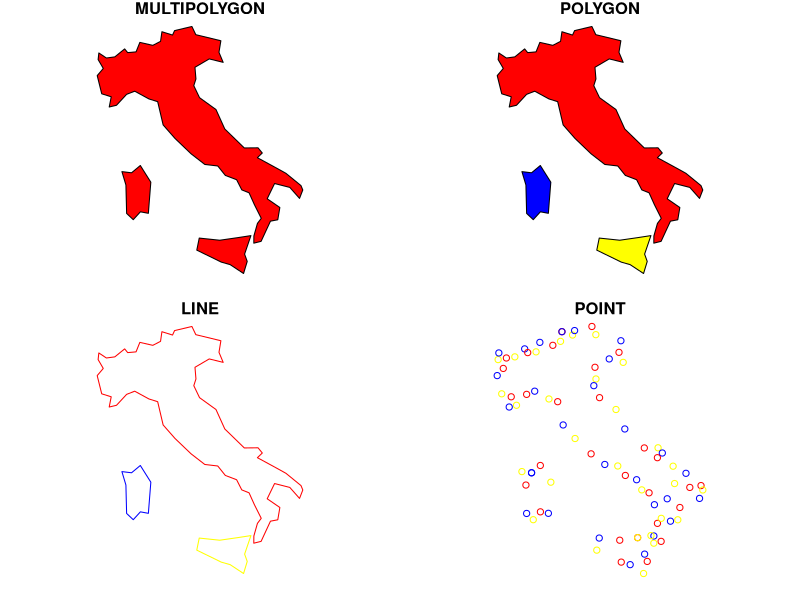
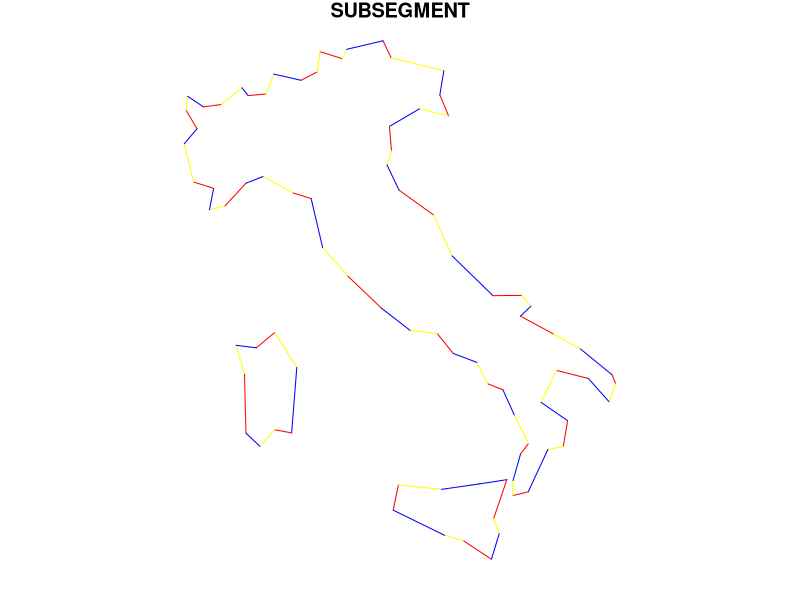
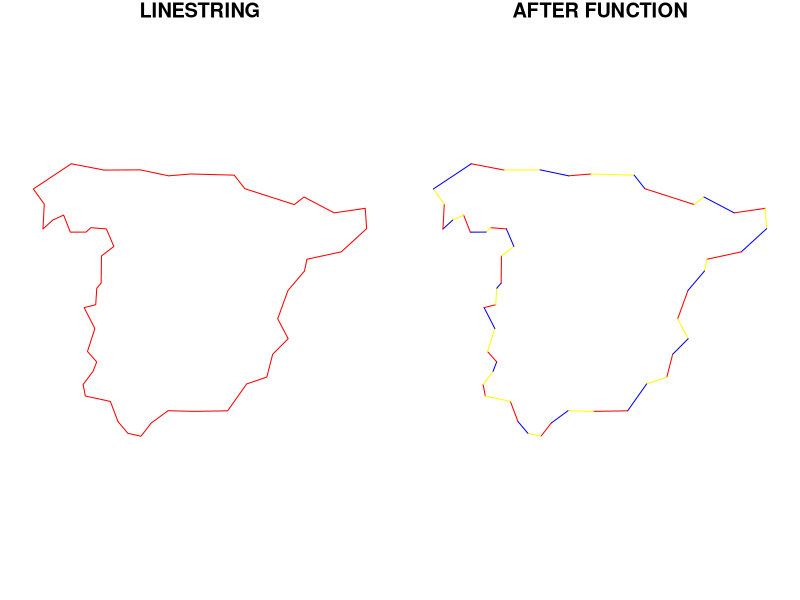
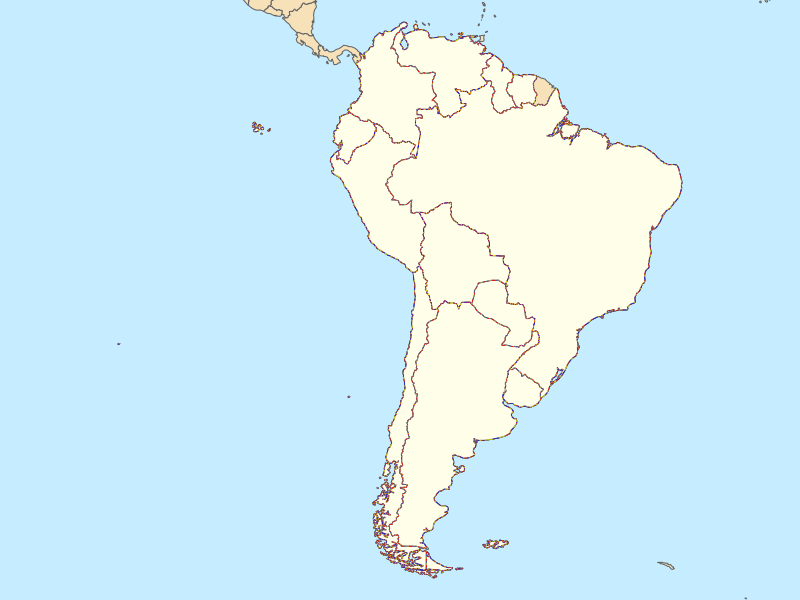

R code for these plots, in order:
## ---- chunk 1
#| label: setup
#| include: false
#| fig-cap: ""
knitr::opts_chunk$set(
  echo = TRUE,
  dev = "ragg_png"
)
knitr::opts_knit$set(global.par = TRUE)
library(knitr)
rm(list = ls())
## ---- chunk 2
#| label: libs
#| warning: false
#| message: false
#| tidy: true
#| fig-cap: ""
library(sf)
library(rnaturalearth)
library(dplyr)
## ---- chunk 3
#| label: 20190505_italycast
#| warning: false
#| message: false
#| tidy: styler
#| fig-width: !expr 500/90
#| fig-height: !expr 500/90
#| dev-args: !expr list(bg = NA)
#| fig-format: png
#| fig-dpi: 90
#| fig-cap: ""
#| fig-alt: "Four maps of Italy comparing multipolygon, polygon, line and point representations. Separate polygons and boundary vertices become visible as the geometry is converted."
italy <- ne_countries(country = "italy", returnclass = "sf")
italy_pol <- italy %>% st_cast("POLYGON")
italy_lin <- italy_pol %>% st_cast("LINESTRING")
italy_pt <- italy_lin %>% st_cast("POINT")
par(mfrow = c(2, 2), mar = c(1, 1, 1, 1), bg = NA)
plot(st_geometry(italy), col = c("red", "yellow", "blue"), main = "MULTIPOLYGON")
plot(st_geometry(italy_pol), col = c("red", "yellow", "blue"), main = "POLYGON")
plot(st_geometry(italy_lin), col = c("red", "yellow", "blue"), main = "LINE")
plot(st_geometry(italy_pt), col = c("red", "yellow", "blue"), main = "POINT")
## ---- chunk 4
#| label: 20190505_italycastsub
#| warning: false
#| tidy: styler
#| echo: false
#| fig-width: !expr 250/90
#| fig-height: !expr 250/90
#| fig-format: png
#| fig-dpi: 90
#| fig-cap: ""
#| fig-alt: "Outline of Italy split into short line segments, with alternating colors distinguishing adjacent segments."
par(mfrow = c(1, 1), mar = c(1, 1, 1, 1), bg = NA)
stdh_cast_substring <- function(x, to = "MULTILINESTRING") {
  ggg <- st_geometry(x)

  if (!unique(st_geometry_type(ggg)) %in% c("POLYGON", "LINESTRING")) {
    stop("Input should be LINESTRING or POLYGON")
  }
  for (k in 1:length(st_geometry(ggg))) {
    sub <- ggg[k]
    geom <- lapply(
      1:(length(st_coordinates(sub)[, 1]) - 1),
      function(i) {
        rbind(
          as.numeric(st_coordinates(sub)[i, 1:2]),
          as.numeric(st_coordinates(sub)[i + 1, 1:2])
        )
      }
    ) %>%
      st_multilinestring() %>%
      st_sfc()

    if (k == 1) {
      endgeom <- geom
    } else {
      endgeom <- rbind(endgeom, geom)
    }
  }
  endgeom <- endgeom %>% st_sfc(crs = st_crs(x))
  if (class(x)[1] == "sf") {
    endgeom <- st_set_geometry(x, endgeom)
  }

  if (to == "LINESTRING") {
    endgeom <- endgeom %>% st_cast("LINESTRING")
  }
  return(endgeom)
}
italy_sub <- stdh_cast_substring(italy_lin, "LINESTRING")
plot(st_geometry(italy_sub), col = c("red", "yellow", "blue"), main = "SUBSEGMENT")
## ---- chunk 5
#| label: 20190505_testspain
#| warning: false
#| message: false
#| tidy: styler
#| fig-width: !expr 500/90
#| fig-height: !expr 250/90
#| fig-format: png
#| fig-dpi: 90
#| fig-cap: ""
#| fig-alt: "Two outlines of Spain comparing the original boundary with a version split into short, individually colored segments."
par(mfrow = c(1, 2), mar = c(1, 1, 1, 1))
test <- ne_countries(country = "spain", returnclass = "sf") %>%
  st_cast("POLYGON") %>%
  st_cast("LINESTRING")
plot(st_geometry(test), col = c("red", "yellow", "blue"), main = "LINESTRING")

geom <- lapply(
  1:(length(st_coordinates(test)[, 1]) - 1),
  function(i) {
    rbind(
      as.numeric(st_coordinates(test)[i, 1:2]),
      as.numeric(st_coordinates(test)[i + 1, 1:2])
    )
  }
) %>%
  st_multilinestring() %>%
  st_sfc(crs = st_crs(test)) %>%
  st_cast("LINESTRING")
plot(st_geometry(geom), col = c("red", "yellow", "blue"), main = "AFTER FUNCTION")
## ---- chunk 6
#| label: function
#| warning: false
#| message: false
#| tidy: styler
#| fig-cap: ""
stdh_cast_substring <- function(x, to = "MULTILINESTRING") {
  ggg <- st_geometry(x)

  if (!unique(st_geometry_type(ggg)) %in% c("POLYGON", "LINESTRING")) {
    stop("Input should be LINESTRING or POLYGON")
  }
  for (k in 1:length(st_geometry(ggg))) {
    sub <- ggg[k]
    geom <- lapply(
      1:(length(st_coordinates(sub)[, 1]) - 1),
      function(i) {
        rbind(
          as.numeric(st_coordinates(sub)[i, 1:2]),
          as.numeric(st_coordinates(sub)[i + 1, 1:2])
        )
      }
    ) %>%
      st_multilinestring() %>%
      st_sfc()

    if (k == 1) {
      endgeom <- geom
    } else {
      endgeom <- rbind(endgeom, geom)
    }
  }
  endgeom <- endgeom %>% st_sfc(crs = st_crs(x))
  if (class(x)[1] == "sf") {
    endgeom <- st_set_geometry(x, endgeom)
  }

  if (to == "LINESTRING") {
    endgeom <- endgeom %>% st_cast("LINESTRING")
  }
  return(endgeom)
}
## ---- chunk 7
#| label: 20190505_benchmarkfunction
#| warning: false
#| message: false
#| tidy: styler
#| fig-width: !expr 400/90
#| fig-height: !expr 500/90
#| fig-format: png
#| fig-dpi: 90
#| fig-cap: ""
#| fig-alt: "Map of South America with country boundaries split into short segments, illustrated with alternating colors."
test100 <- ne_countries(
  continent = "south america",
  returnclass = "sf"
) %>%
  st_cast("POLYGON")

test50 <- ne_countries(50,
  continent = "south america",
  returnclass = "sf"
) %>%
  st_cast("POLYGON")


init <- Sys.time()
t1 <- stdh_cast_substring(test100, "LINESTRING")
end <- Sys.time()
kable(end - init, format = "markdown")


init <- Sys.time()
t2 <- stdh_cast_substring(test50, "LINESTRING")
end <- Sys.time()
kable(end - init, format = "markdown")


par(mfrow = c(1, 1), mar = c(0, 0, 0, 0))
plot(st_geometry(test50), col = NA, bg = "#C6ECFF")
plot(st_geometry(ne_countries(50, returnclass = "sf")), col = "#F6E1B9", border = "#646464", add = T)
plot(st_geometry(test50), col = "#FEFEE9", border = "#646464", add = T)
plot(st_geometry(t2), col = c("red", "yellow", "blue"), add = T, lwd = 0.5)
